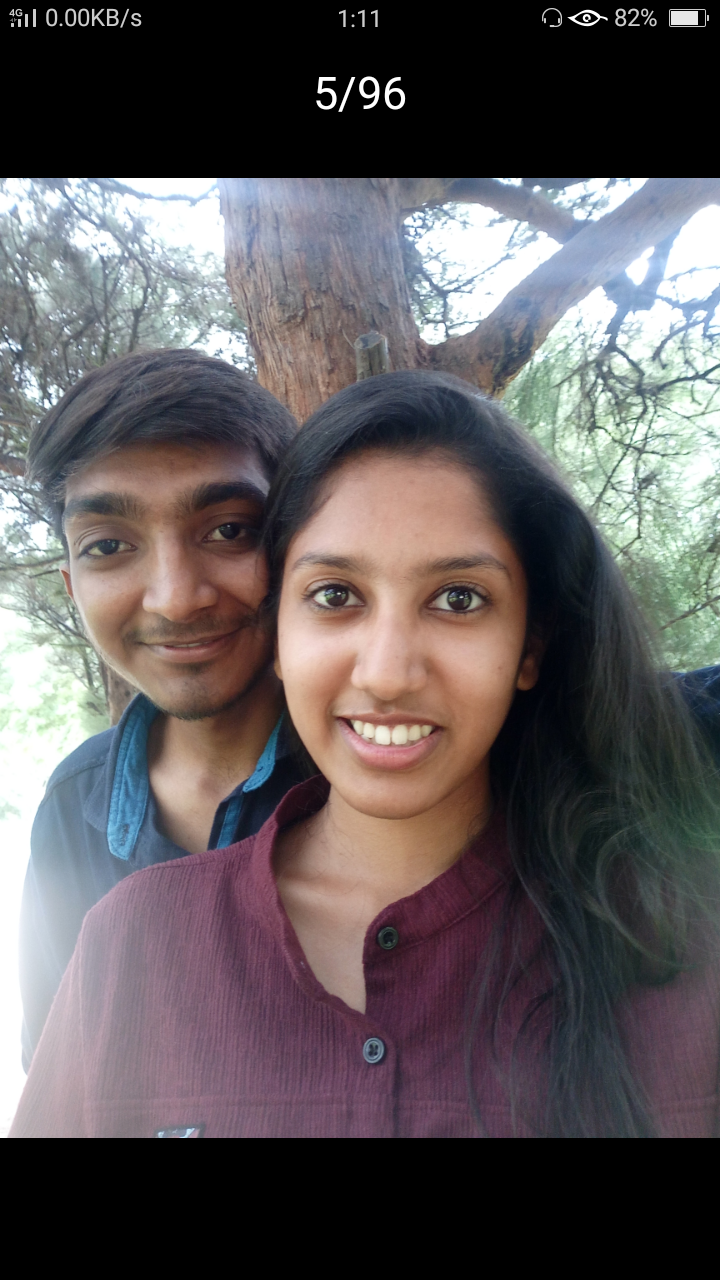
#> input picture colored_we.png, 720 x 1280 px
$ python photo_converter.py
#> lines starting #> are read from the running program, lines starting #| are printed output that depends on the picture
# Pencil sketch
# Python program to convert a photo to black and white
from PIL import Image

input_image = 'colored_we.png'
color_image = Image.open(input_image)
#> color_image is the input picture: PIL image 720x1280 RGB; mean R, G, B 95.2, 89.5, 91.4
bw = color_image.convert('L')
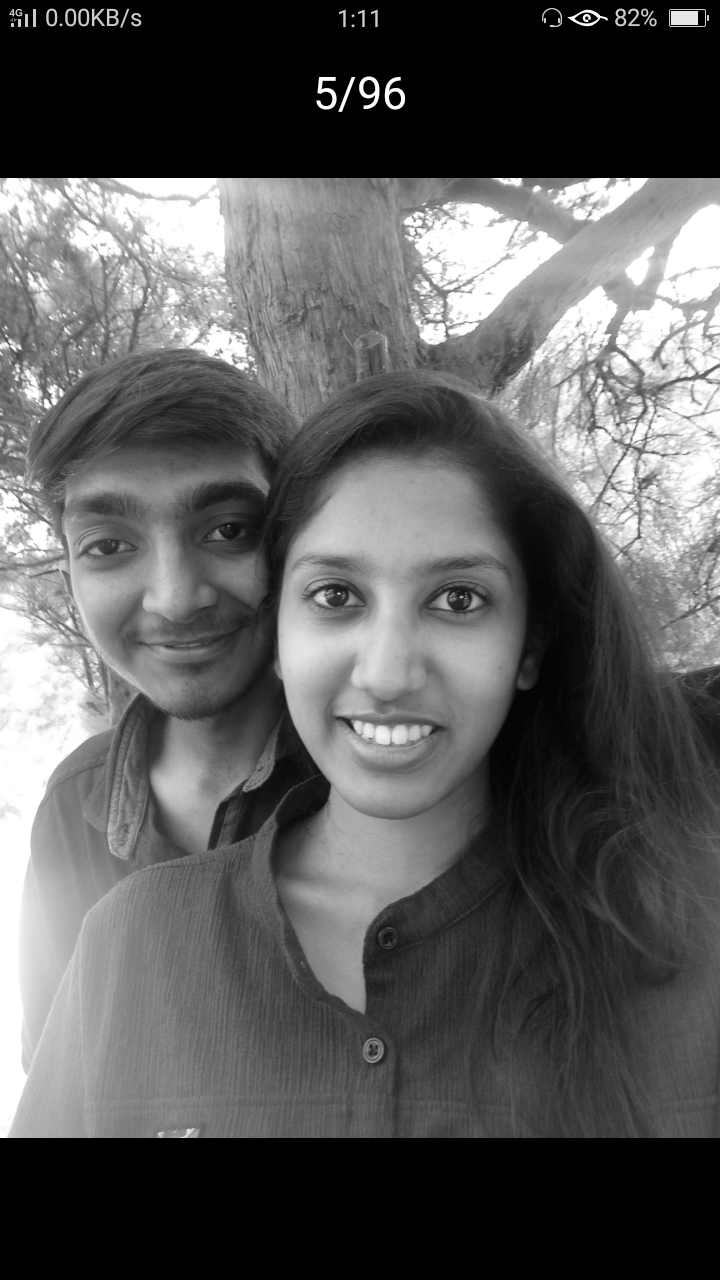
#> bw: PIL image 720x1280 L; min 0, max 255, mean 91.4
bw.save('bw_we.png')
